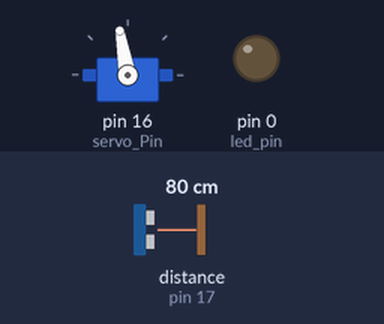
Bench run of a program on a simulated MicroPython board. On the bench: servo, output pins drawn as LEDs (lit = HIGH). The test bench sets the inputs (shaded band); at power-on: distance to the obstacle (sensor on pin 17) 80 cm. The echo pulse lasts 58.3 µs per cm; servo angles are drawn from the pulse width (0.5 ms = 0°, 2.5 ms = 180°); pins used as bus, display or sensor lines are not drawn.

Above: at 1.28 s.
1.3 s: distance to the obstacle (sensor on pin 17) set to 11 cm
4.3 s: distance to the obstacle (sensor on pin 17) set to 8 cm
At 4.47 s:
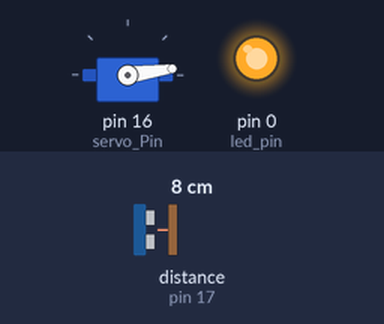
7.3 s: distance to the obstacle (sensor on pin 17) set to 18 cm
At 7.47 s:
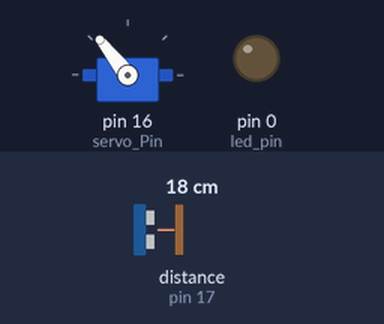
10.3 s: distance to the obstacle (sensor on pin 17) set to 2 cm
At 10.45 s:
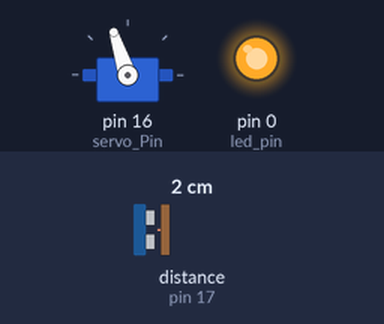
13.3 s: distance to the obstacle (sensor on pin 17) set to 35 cm
At 13.46 s:
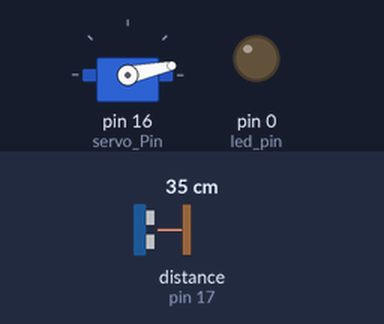
Timing chart, 0 to 17.3 s (numbered marks = the images above; inputs shaded):
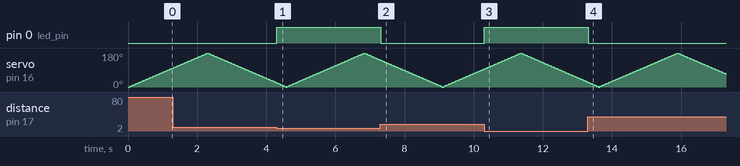

Measured:
- the behaviour switches between 10 and 9 cm on distance to the obstacle (sensor on pin 17) (found by bisection; images 0 and 1)
- after the input at 4.3 s, pin 0 (led_pin): LOW → HIGH at once
- after the input at 7.3 s, pin 0 (led_pin): HIGH → LOW at once
- after the input at 10.3 s, pin 0 (led_pin): LOW → HIGH at once
- after the input at 13.3 s, pin 0 (led_pin): HIGH → LOW at once

The program:

Codigo.py
```python
from machine import Pin, PWM
import uasyncio as asin
import time

# Configurar los pines que se van a usar en el código
servo_Pin = PWM(Pin(16, Pin.OUT), freq=50)
trigger_pin = Pin(15, Pin.OUT)
echo_pin = Pin(17, Pin.IN)
led_pin = Pin(0, Pin.OUT)

async def ultrasonico():

    while True:
        # Emitir señal del sensor
        trigger_pin.on()
        await asin.sleep_ms(5)
        trigger_pin.off()

        # Capturar el inicio y el final de la señal
        while echo_pin.value() == 0:
            inicio = time.ticks_us()
        while echo_pin.value() == 1:
            final = time.ticks_us()

        # Calcular la duración y convertirla a cm
        distancia_cm = (final - inicio) / 58

        # Verificar si se encontro un objeto
        if distancia_cm < 10:
            led_pin.value(1)  # Encender el LED
        else:
            led_pin.value(0)  # Apagar el LED

        # Crear una espera asíncrona
        await asin.sleep_ms(5)

async def servo():

    while True:
        # Mover el servo de 0 a 180 grados en incrementos de 4 grados
        for ang in range(0, 180, 4):
            # Convertir el ángulo en ciclo de trabajo
            duty_cycle = int((6553 / 180) * ang + 1638)
            # Asignar el el ciclo de trabajo
            servo_Pin.duty_u16(duty_cycle)
            # Crear una espera antes de mover el servo al siguiente ángulo
            await asin.sleep_ms(50)

        for ang in range(180, 0, -4):
            duty_cycle = int((6553 / 180) * ang + 1638)
            servo_Pin.duty_u16(duty_cycle)
            await asin.sleep_ms(50)

# Crear la funcion main [PRINCIPAL]
async def main():
    # Ejecutar las funciones al mismo tiempo
    await asin.gather(ultrasonico(), servo())

# Iniciar la ejecución
asin.run(main())
```
